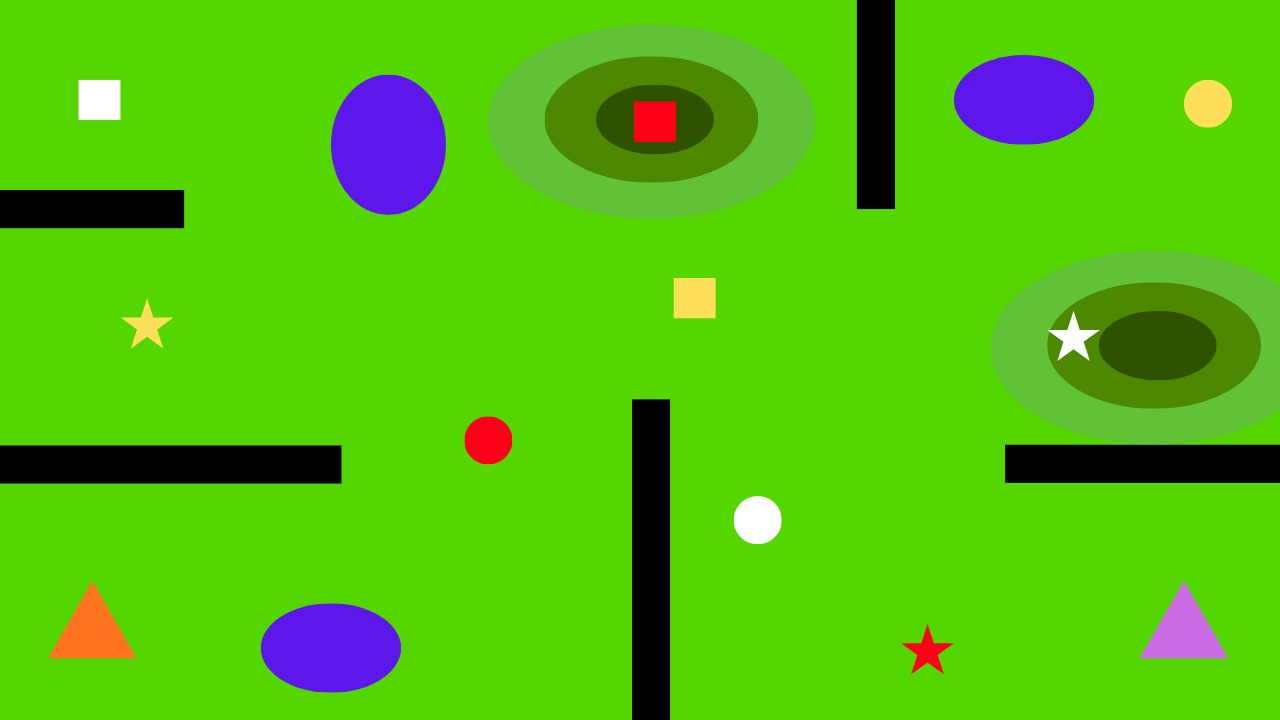
#> input picture Images/IMG-20260831-WA0029.jpg, 1280 x 720 px, found by its file name
$ python interpretter.py
#> lines starting #> are read from the running program, lines starting #| are printed output that depends on the picture; after the words box and inside, x2 and y2 are one past the last pixel; in counts of white or black regions, pixels touching at a corner belong together
### palette.py
"""
palette.py — turn a JPEG-noisy image into clean class labels.

The input images are drawings saved as JPEG. JPEG compression smears
colours, so a drawing that should contain ~10 flat colours actually
contains thousands of near-duplicates. Exact colour matching fails.

Instead we list the true colours, then relabel every pixel as whichever
listed colour it sits closest to. Edge and compression noise gets
absorbed into whichever region it is nearest.
"""

import numpy as np

# Each class maps to the raw RGB values that belong to it.
# A class can own several colours - light green appears both as plain
# green and as a paler variant near the large ellipses.
CLASS_COLOURS = {
    "light_green": [(84, 215, 0), (97, 194, 55)],
    "mid_green":   [(76, 137, 0)],
    "dark_green":  [(47, 82, 0)],
    "blue":        [(93, 23, 235)],
    "black":       [(0, 0, 0)],
    "orange":      [(255, 116, 31)],
    "purple":      [(203, 107, 230)],
    "red":         [(251, 2, 23)],
    "yellow":      [(255, 222, 89)],
    "white":       [(255, 255, 255)],
}

# Class names in a fixed order. A pixel's label is an index into this
# list, so the order must stay stable once you save any output.
CLASSES = list(CLASS_COLOURS.keys())
CLASS_INDEX = {name: i for i, name in enumerate(CLASSES)}

# Flatten the dictionary into two parallel arrays:
#   REF_COLOURS[i] is a raw RGB value
#   REF_LABELS[i]  is the class that colour belongs to
_refs, _labels = [], []
for name, colours in CLASS_COLOURS.items():
    for c in colours:
        _refs.append(c)
        _labels.append(CLASS_INDEX[name])

REF_COLOURS = np.array(_refs, dtype=np.int32)     # (R, 3)
REF_LABELS = np.array(_labels, dtype=np.uint8)    # (R,)

# Terrain properties, used later for path cost and elevation reporting.
SPEED = {"light_green": 20.0, "mid_green": 15.0, "dark_green": 10.0}
LEVEL = {"light_green": 0, "mid_green": 1, "dark_green": 2}

CASUALTY_COLOURS = ("red", "yellow", "white")
SEVERITY = {"red": 3, "yellow": 2, "white": 1}


def snap(img):
    """Relabel every pixel as its nearest reference colour's class.

    img     : (H, W, 3) uint8 array in RGB order
    returns : (H, W) uint8 array of class indices into CLASSES
    """
    if img.ndim != 3 or img.shape[2] != 3:
        raise ValueError(f"expected an (H, W, 3) RGB image, got {img.shape}")

    h, w, _ = img.shape

    # Cast to int32 before subtracting. In uint8, 84 - 215 wraps around
    # to 125 instead of going negative, which would silently corrupt
    # every distance we compute.
    flat = img.reshape(-1, 1, 3).astype(np.int32)          # (N, 1, 3)

    # Squared distance from each pixel to each reference colour.
    # Broadcasting (N,1,3) against (1,R,3) gives (N,R,3), summed to (N,R).
    # We skip the square root: the nearest colour by squared distance is
    # the same one as by true distance, so it would be wasted work.
    dist = ((flat - REF_COLOURS.reshape(1, -1, 3)) ** 2).sum(axis=2)

    nearest = dist.argmin(axis=1)                           # (N,)
    return REF_LABELS[nearest].reshape(h, w)


# [35 lines left out: functions snap_in_chunks, to_rgb, summarise, not called in this run]

### mask.py
"""
mask.py - build the traversable / non-traversable mask.

Traversable (white, 255): all green terrain, plus casualties, start
and destination markers - the rover has to be able to reach those.

Non-traversable (black, 0): black walls and blue regions.

On blue: the task text only names black as an obstacle, but the sample
mask on page 5 of the brief shows the blue ellipses as black blobs.
The figure and the text disagree; we follow the figure.
"""

import numpy as np
from palette import CLASSES, CLASS_INDEX

BLOCKED = ("black", "blue")

TRAVERSABLE = ("light_green", "mid_green", "dark_green",
               "orange", "purple", "red", "yellow", "white")


def build_mask(labels):
    """Return a uint8 mask: 255 where the rover may go, 0 where it may not."""
    blocked = np.zeros(labels.shape, dtype=bool)
    for name in BLOCKED:
        blocked |= (labels == CLASS_INDEX[name])

    # Anything not blocked is traversable. Written this way so a class
    # accidentally missing from both lists still gets a definite answer.
    return np.where(blocked, 0, 255).astype(np.uint8)


def check_coverage(labels):
    """Warn if any class was left out of both lists."""
    named = set(BLOCKED) | set(TRAVERSABLE)
    for name in CLASSES:
        if name not in named:
            n = int((labels == CLASS_INDEX[name]).sum())
            print(f"WARNING: '{name}' ({n} px) is in neither list")

### interpretter.py
import cv2
from palette import snap
from mask import build_mask, check_coverage

bgr = cv2.imread("Images\IMG-20260831-WA0029.jpg")
#> bgr is the input picture: shape (720, 1280, 3); mean B, G, R 14.4, 189.5, 83.3
if bgr is None:
    raise FileNotFoundError("could not read images/image1.jpg")

labels = snap(cv2.cvtColor(bgr, cv2.COLOR_BGR2RGB))
#> in snap, `return REF_LABELS[nearest].reshape(h, w)`:
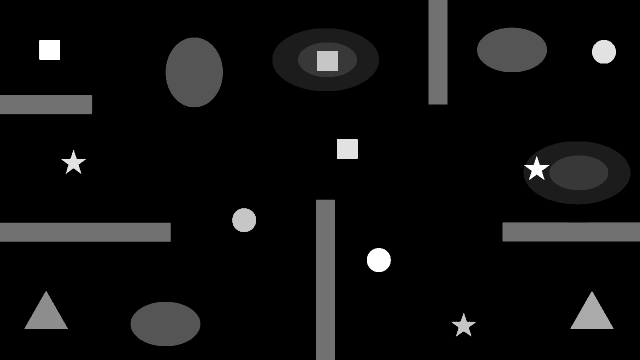
#> returned value: shape (720, 1280) (shown at 1/2 size); min 0, max 9, mean 0.533; drawn with min black and max white
check_coverage(labels)

mask = build_mask(labels)
#> the loop in build_mask, `for name in BLOCKED:` made 2 passes
#> pass 1, in build_mask, `blocked |= (labels == CLASS_INDEX[name])`:
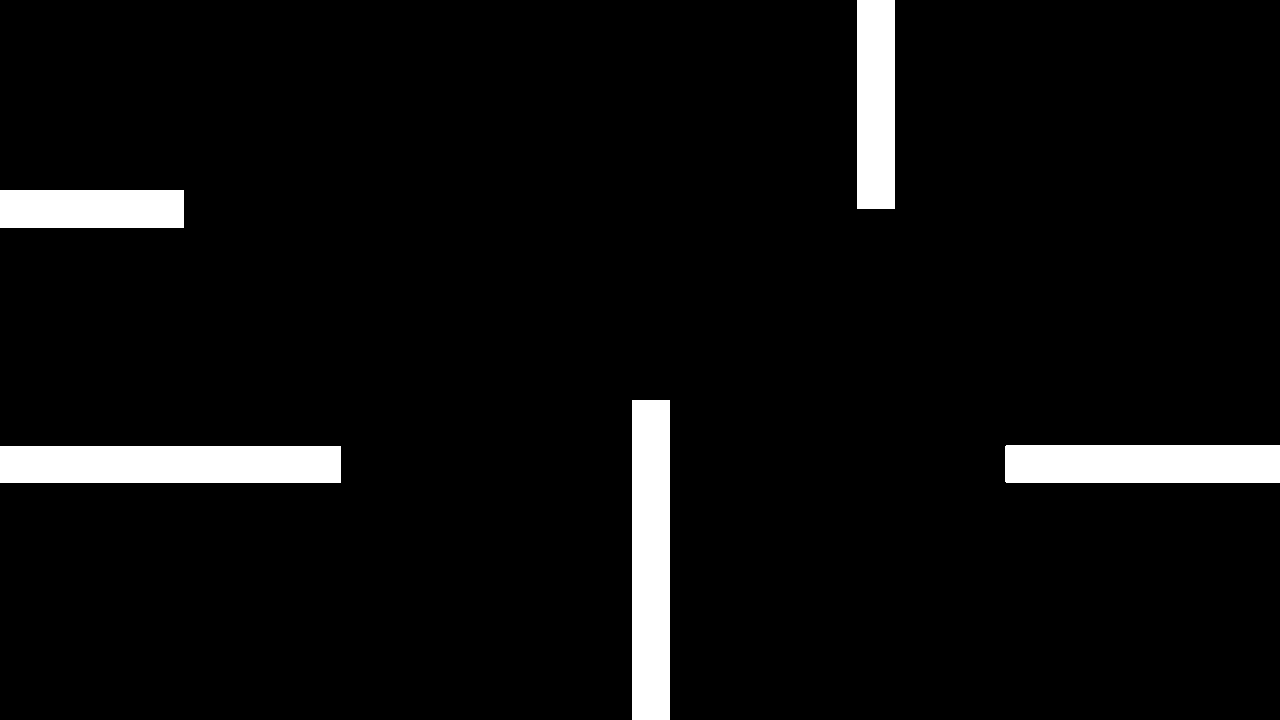
#> blocked: shape (720, 1280) bool; 5.4% white; 5 white regions, box (x1, y1, x2, y2) and area: (0, 446, 341, 483) 12617, (632, 400, 670, 720) 12160, (1005, 445, 1280, 483) 10448, (857, 0, 895, 209) 7942, (0, 190, 184, 228) 6992
#> pass 2, in build_mask, `blocked |= (labels == CLASS_INDEX[name])`:
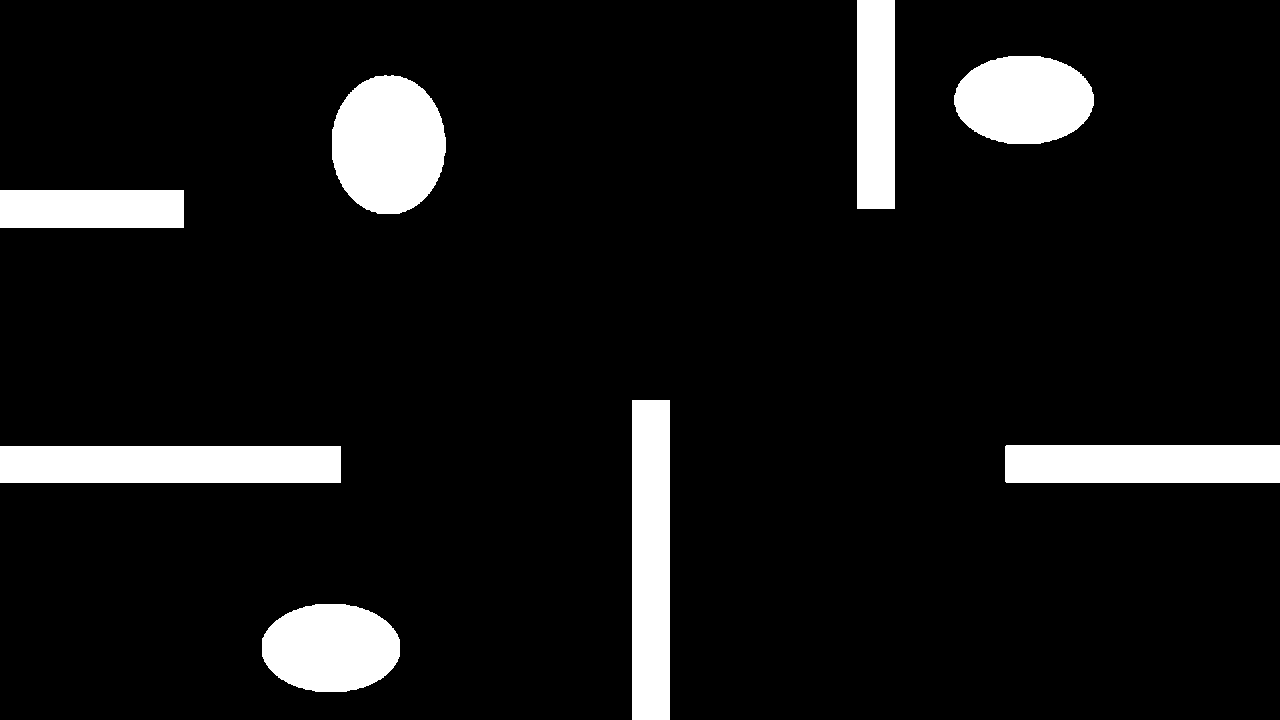
#> blocked: shape (720, 1280) bool; 8.9% white; 8 white regions, largest, box (x1, y1, x2, y2) and area: (0, 446, 341, 483) 12617, (332, 75, 446, 214) 12538, (632, 400, 670, 720) 12160
cv2.imwrite("output/mask_image5.png", mask)

print("traversable:", round(100 * (mask == 255).mean(), 2), "%")
#| traversable: 91.08 %
